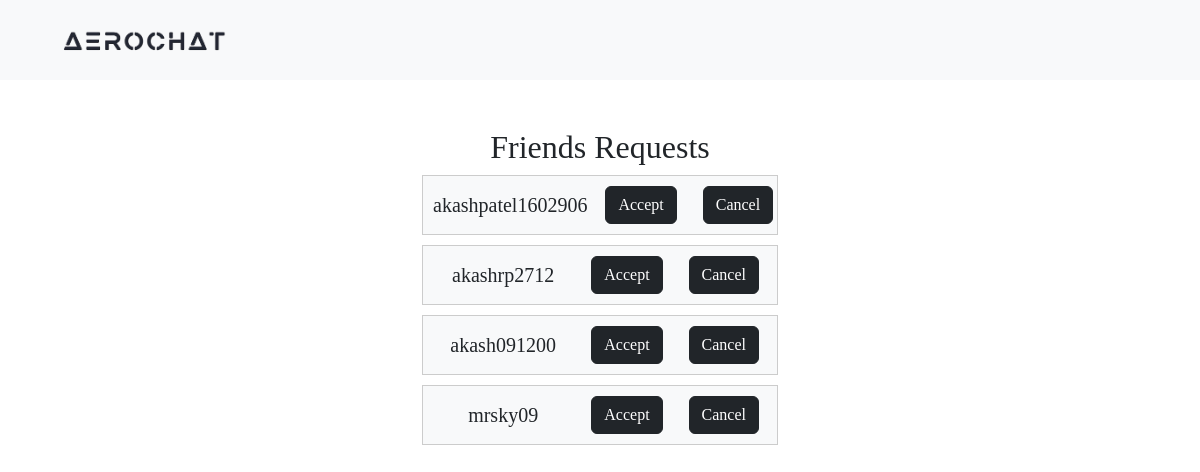
Page /requests/ (signed in) on the earlier database version.
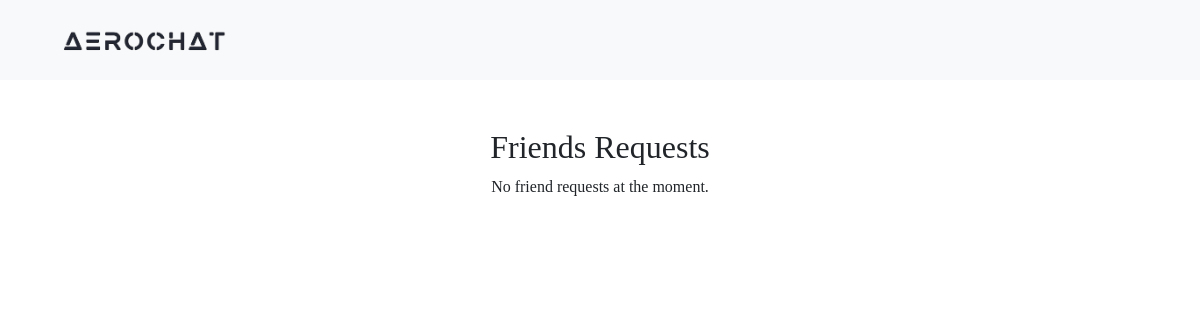
Same page on the later database version.
### AeroApp/models.py (models this page shows)
class FriendRequest(models.Model):
    from_user = models.ForeignKey(User, related_name='sent_friend_requests', on_delete=models.CASCADE)
    to_user = models.ForeignKey(User, related_name='received_friend_requests', on_delete=models.CASCADE)
    created_at = models.DateTimeField(auto_now_add=True)

class User(AbstractUser):
    full_name = models.CharField(max_length=50)
    otp = models.CharField(max_length=10, blank=True, null=True)
    Bio = models.CharField(max_length=300, null=True)

### AeroApp/views.py (the view)
# urls.py: path('requests/', views.PandingRequest , name='requests'),
@login_required
def PandingRequest(request):
    friend_requests = FriendRequest.objects.filter(to_user=request.user)
    friend_requests_dict = {'friend_requests': list(friend_requests)}
    return render(request, 'pending_request.html', friend_requests_dict)

### AeroApp/templates/pending_request.html (shortened to what this page needs)
<!DOCTYPE html>
<html lang="en">
{% load static %}
<head>
  <link href="https://cdn.jsdelivr.net/npm/bootstrap@5.3.0-alpha1/dist/css/bootstrap.min.css" rel="stylesheet">
</head>
<body>
<nav class="navbar navbar-expand-lg navbar-light">
    <div class="container">
        <a class="navbar-brand" href="{% url 'home' %}">
            <img src="{% static 'logo.png' %}" alt="logo of AeroChat" class="logo-img">
        </a>
    </div>
</nav>
<div class="container mt-5">
  <div class="row justify-content-center">
      <div class="col-md-4">
          <div class="logo-container">
              <h2>Friends Requests</h2>
          </div>
          {% if friend_requests %}
              {% for request in friend_requests %}
                  <div class="user-box">
                      <span>{{ request.from_user.username }}</span>
                      <form method="post" action="{% url 'accept-friend-request' request.id %}" >
                        <button type="submit" class="btn btn-dark mx-2">Accept</button>
                      </form>
                      <form method="post" action="{% url 'reject-friend-request' request.id %}" >
                        <button type="submit" class="btn btn-dark mx-2">Cancel</button>
                      </form>
                  </div>
              {% endfor %}
          {% else %}
            <div class="logo-container">
              <p>No friend requests at the moment.</p>
            </div>
          {% endif %}
      </div>
  </div>
</div>
</body>
</html>

### AeroApp/templates/pending_request.html (style rules this page uses)
body { font-family: "Ubuntu"; }
.logo-container { text-align: center; }
.logo-img { max-width: 300px; }
.navbar { background-color: #f8f9fa; padding: 5px 15px; margin: 0px; }
.navbar-brand { font-size: 20px; color: #212529; }
.logo-img { width: 100%; max-width: 200px; }

Differences in the rows shown:
removed FriendRequest: from_user.username "akashpatel1602906"
removed FriendRequest: from_user.username "akashrp2712"
removed FriendRequest: from_user.username "akash091200"
removed FriendRequest: from_user.username "mrsky09"
Other differences:
text now shown: "No friend requests at the moment."
